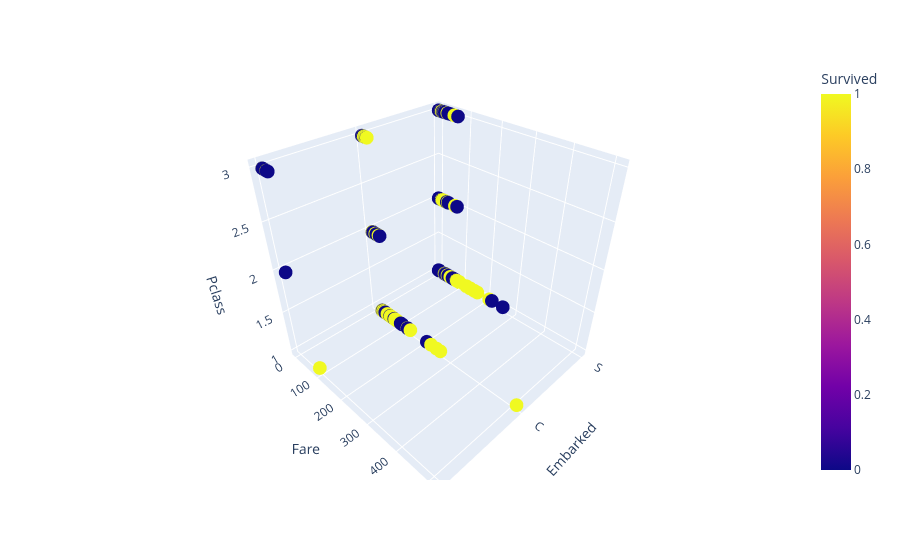

The notebook cell this image was saved under:
### Code cell
fig_2 = px.scatter_3d(
                        data_frame = df ,
                        x = 'Embarked',
                        y = 'Fare',
                        z = 'Pclass',
                        color = 'Survived'
)
fig_2.show()

### Figure 1 — Plotly figure (JSON) as saved in the notebook; plotly's stock layout.template omitted (floating-point values rounded to 4 significant figures; data arrays with more than 128 entries replaced by an {"elided": "..."} marker saying what was removed)
{"data": [{"hovertemplate": "Embarked=%{x}<br>Fare=%{y}<br>Pclass=%{z}<br>Survived=%{marker.color}<extra></extra>", "legendgroup": "", "marker": {"color": {"elided": "891 int values"}, "coloraxis": "coloraxis", "symbol": "circle"}, "mode": "markers", "name": "", "scene": "scene", "showlegend": false, "type": "scatter3d", "x": {"elided": "891 str values"}, "y": {"elided": "891 float values"}, "z": {"elided": "891 int values"}}], "layout": {"coloraxis": {"colorbar": {"title": {"text": "Survived"}}, "colorscale": [[0, "#0d0887"], [0.1111, "#46039f"], [0.2222, "#7201a8"], [0.3333, "#9c179e"], [0.4444, "#bd3786"], [0.5556, "#d8576b"], [0.6667, "#ed7953"], [0.7778, "#fb9f3a"], [0.8889, "#fdca26"], [1, "#f0f921"]]}, "legend": {"tracegroupgap": 0}, "margin": {"t": 60}, "scene": {"domain": {"x": [0, 1], "y": [0, 1]}, "xaxis": {"title": {"text": "Embarked"}}, "yaxis": {"title": {"text": "Fare"}}, "zaxis": {"title": {"text": "Pclass"}}}}}
